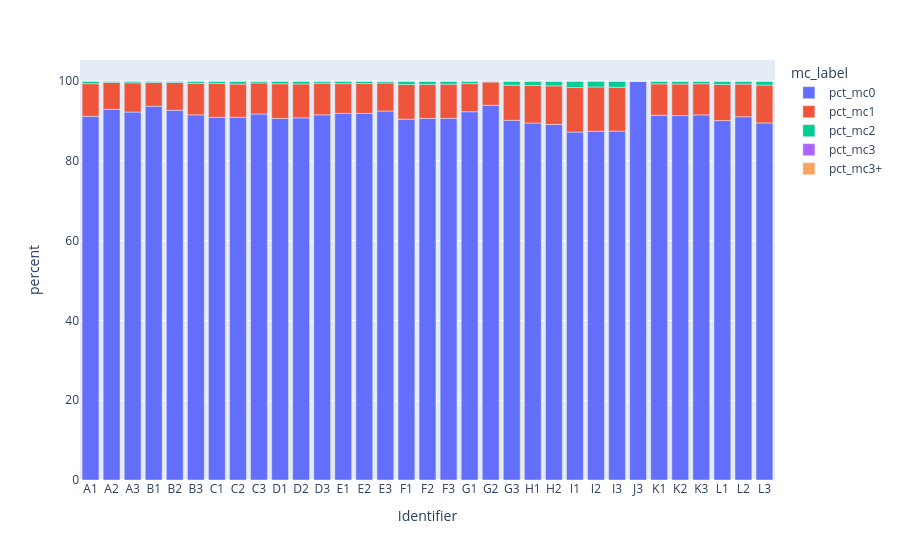

The code cell stored with this chart in its notebook:
### Code cell
pe.bar(mc, x="Identifier", y="percent", color="mc_label")

### Figure 1 — Plotly figure (JSON) as saved in the notebook; plotly's stock layout.template omitted (floating-point values rounded to 4 significant figures)
{"data": [{"hovertemplate": "mc_label=pct_mc0<br>Identifier=%{x}<br>percent=%{y}<extra></extra>", "legendgroup": "pct_mc0", "marker": {"color": "#636efa", "pattern": {"shape": ""}}, "name": "pct_mc0", "orientation": "v", "showlegend": true, "textposition": "auto", "type": "bar", "x": ["A1", "A2", "A3", "B1", "B2", "B3", "C1", "C2", "C3", "D1", "D2", "D3", "E1", "E2", "E3", "F1", "F2", "F3", "G1", "G2", "G3", "H1", "H2", "I1", "I2", "I3", "J3", "K1", "K2", "K3", "L1", "L2", "L3"], "xaxis": "x", "y": [91.16, 92.89, 92.24, 93.69, 92.67, 91.53, 90.9, 90.93, 91.74, 90.63, 90.78, 91.54, 91.9, 91.88, 92.49, 90.45, 90.64, 90.66, 92.32, 93.93, 90.16, 89.47, 89.12, 87.21, 87.43, 87.45, 100.0, 91.43, 91.34, 91.53, 90.09, 91.06, 89.5], "yaxis": "y"}, {"hovertemplate": "mc_label=pct_mc1<br>Identifier=%{x}<br>percent=%{y}<extra></extra>", "legendgroup": "pct_mc1", "marker": {"color": "#EF553B", "pattern": {"shape": ""}}, "name": "pct_mc1", "orientation": "v", "showlegend": true, "textposition": "auto", "type": "bar", "x": ["A1", "A2", "A3", "B1", "B2", "B3", "C1", "C2", "C3", "D1", "D2", "D3", "E1", "E2", "E3", "F1", "F2", "F3", "G1", "G2", "G3", "H1", "H2", "I1", "I2", "I3", "J3", "K1", "K2", "K3", "L1", "L2", "L3"], "xaxis": "x", "y": [8.18, 6.77, 7.32, 5.93, 6.95, 7.9, 8.48, 8.32, 7.78, 8.69, 8.49, 7.91, 7.44, 7.48, 7.03, 8.69, 8.52, 8.56, 7.03, 5.82, 8.8, 9.43, 9.67, 11.16, 11.09, 10.98, 0.0, 7.86, 7.92, 7.79, 9.06, 8.18, 9.5], "yaxis": "y"}, {"hovertemplate": "mc_label=pct_mc2<br>Identifier=%{x}<br>percent=%{y}<extra></extra>", "legendgroup": "pct_mc2", "marker": {"color": "#00cc96", "pattern": {"shape": ""}}, "name": "pct_mc2", "orientation": "v", "showlegend": true, "textposition": "auto", "type": "bar", "x": ["A1", "A2", "A3", "B1", "B2", "B3", "C1", "C2", "C3", "D1", "D2", "D3", "E1", "E2", "E3", "F1", "F2", "F3", "G1", "G2", "G3", "H1", "H2", "I1", "I2", "I3", "J3", "K1", "K2", "K3", "L1", "L2", "L3"], "xaxis": "x", "y": [0.66, 0.34, 0.45, 0.38, 0.38, 0.58, 0.62, 0.74, 0.48, 0.68, 0.73, 0.55, 0.66, 0.64, 0.48, 0.86, 0.84, 0.78, 0.65, 0.26, 1.04, 1.1, 1.21, 1.63, 1.49, 1.57, 0.0, 0.72, 0.73, 0.68, 0.85, 0.76, 1.0], "yaxis": "y"}, {"hovertemplate": "mc_label=pct_mc3<br>Identifier=%{x}<br>percent=%{y}<extra></extra>", "legendgroup": "pct_mc3", "marker": {"color": "#ab63fa", "pattern": {"shape": ""}}, "name": "pct_mc3", "orientation": "v", "showlegend": true, "textposition": "auto", "type": "bar", "x": ["A1", "A2", "A3", "B1", "B2", "B3", "C1", "C2", "C3", "D1", "D2", "D3", "E1", "E2", "E3", "F1", "F2", "F3", "G1", "G2", "G3", "H1", "H2", "I1", "I2", "I3", "J3", "K1", "K2", "K3", "L1", "L2", "L3"], "xaxis": "x", "y": [0.0, 0.0, 0.0, 0.0, 0.0, 0.0, 0.0, 0.0, 0.0, 0.0, 0.0, 0.0, 0.0, 0.0, 0.0, 0.0, 0.0, 0.0, 0.0, 0.0, 0.0, 0.0, 0.0, 0.0, 0.0, 0.0, 0.0, 0.0, 0.0, 0.0, 0.0, 0.0, 0.0], "yaxis": "y"}, {"hovertemplate": "mc_label=pct_mc3+<br>Identifier=%{x}<br>percent=%{y}<extra></extra>", "legendgroup": "pct_mc3+", "marker": {"color": "#FFA15A", "pattern": {"shape": ""}}, "name": "pct_mc3+", "orientation": "v", "showlegend": true, "textposition": "auto", "type": "bar", "x": ["A1", "A2", "A3", "B1", "B2", "B3", "C1", "C2", "C3", "D1", "D2", "D3", "E1", "E2", "E3", "F1", "F2", "F3", "G1", "G2", "G3", "H1", "H2", "I1", "I2", "I3", "J3", "K1", "K2", "K3", "L1", "L2", "L3"], "xaxis": "x", "y": [0.0, 0.0, 0.0, 0.0, 0.0, 0.0, 0.0, 0.0, 0.0, 0.0, 0.0, 0.0, 0.0, 0.0, 0.0, 0.0, 0.0, 0.0, 0.0, 0.0, 0.0, 0.0, 0.0, 0.0, 0.0, 0.0, 0.0, 0.0, 0.0, 0.0, 0.0, 0.0, 0.0], "yaxis": "y"}], "layout": {"barmode": "relative", "legend": {"title": {"text": "mc_label"}, "tracegroupgap": 0}, "margin": {"t": 60}, "xaxis": {"anchor": "y", "domain": [0, 1], "title": {"text": "Identifier"}}, "yaxis": {"anchor": "x", "domain": [0, 1], "title": {"text": "percent"}}}}
